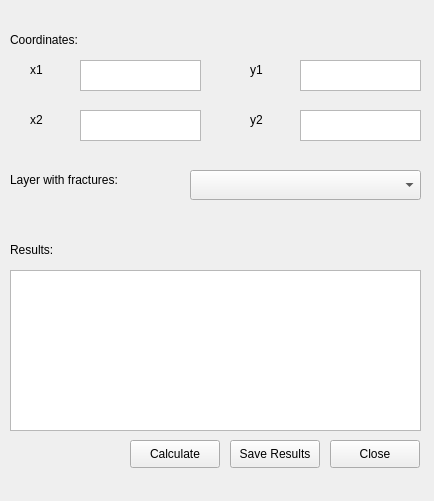
<?xml version="1.0" encoding="UTF-8"?>
<ui version="4.0">
 <class>P21DockWidget</class>
 <widget class="QDockWidget" name="P21DockWidget">
  <property name="geometry">
   <rect>
    <x>0</x>
    <y>0</y>
    <width>434</width>
    <height>501</height>
   </rect>
  </property>
  <property name="windowTitle">
   <string>DockWidget</string>
  </property>
  <widget class="QWidget" name="dockWidgetContents">
   <widget class="QTextEdit" name="textEdit_2">
    <property name="geometry">
     <rect>
      <x>80</x>
      <y>110</y>
      <width>121</width>
      <height>31</height>
     </rect>
    </property>
   </widget>
   <widget class="QTextEdit" name="textEdit">
    <property name="geometry">
     <rect>
      <x>80</x>
      <y>60</y>
      <width>121</width>
      <height>31</height>
     </rect>
    </property>
   </widget>
   <widget class="QLabel" name="label_x2">
    <property name="geometry">
     <rect>
      <x>30</x>
      <y>110</y>
      <width>62</width>
      <height>20</height>
     </rect>
    </property>
    <property name="text">
     <string>x2</string>
    </property>
   </widget>
   <widget class="QTextEdit" name="textEdit_4">
    <property name="geometry">
     <rect>
      <x>300</x>
      <y>110</y>
      <width>121</width>
      <height>31</height>
     </rect>
    </property>
   </widget>
   <widget class="QTextEdit" name="textEdit_3">
    <property name="geometry">
     <rect>
      <x>300</x>
      <y>60</y>
      <width>121</width>
      <height>31</height>
     </rect>
    </property>
   </widget>
   <widget class="QLabel" name="label_7">
    <property name="geometry">
     <rect>
      <x>10</x>
      <y>240</y>
      <width>62</width>
      <height>20</height>
     </rect>
    </property>
    <property name="text">
     <string>Results:</string>
    </property>
   </widget>
   <widget class="QLabel" name="label_y2">
    <property name="geometry">
     <rect>
      <x>250</x>
      <y>110</y>
      <width>62</width>
      <height>20</height>
     </rect>
    </property>
    <property name="text">
     <string>y2</string>
    </property>
   </widget>
   <widget class="QLabel" name="label_y1">
    <property name="geometry">
     <rect>
      <x>250</x>
      <y>60</y>
      <width>62</width>
      <height>20</height>
     </rect>
    </property>
    <property name="text">
     <string>y1</string>
    </property>
   </widget>
   <widget class="QgsMapLayerComboBox" name="mMapLayerComboBoxFractures">
    <property name="geometry">
     <rect>
      <x>190</x>
      <y>170</y>
      <width>231</width>
      <height>30</height>
     </rect>
    </property>
   </widget>
   <widget class="QLabel" name="label">
    <property name="geometry">
     <rect>
      <x>10</x>
      <y>170</y>
      <width>201</width>
      <height>20</height>
     </rect>
    </property>
    <property name="text">
     <string>Layer with fractures:</string>
    </property>
   </widget>
   <widget class="QLabel" name="label_x1">
    <property name="geometry">
     <rect>
      <x>30</x>
      <y>60</y>
      <width>62</width>
      <height>20</height>
     </rect>
    </property>
    <property name="text">
     <string>x1</string>
    </property>
   </widget>
   <widget class="QTextBrowser" name="textBrowser">
    <property name="geometry">
     <rect>
      <x>10</x>
      <y>270</y>
      <width>411</width>
      <height>161</height>
     </rect>
    </property>
   </widget>
   <widget class="QLabel" name="label_6">
    <property name="geometry">
     <rect>
      <x>10</x>
      <y>30</y>
      <width>101</width>
      <height>20</height>
     </rect>
    </property>
    <property name="text">
     <string>Coordinates:</string>
    </property>
   </widget>
   <widget class="QPushButton" name="calculateButton">
    <property name="geometry">
     <rect>
      <x>130</x>
      <y>440</y>
      <width>90</width>
      <height>28</height>
     </rect>
    </property>
    <property name="text">
     <string>Calculate</string>
    </property>
   </widget>
   <widget class="QPushButton" name="saveResultsButton">
    <property name="geometry">
     <rect>
      <x>230</x>
      <y>440</y>
      <width>90</width>
      <height>28</height>
     </rect>
    </property>
    <property name="text">
     <string>Save Results</string>
    </property>
   </widget>
   <widget class="QPushButton" name="closeButton">
    <property name="geometry">
     <rect>
      <x>330</x>
      <y>440</y>
      <width>90</width>
      <height>28</height>
     </rect>
    </property>
    <property name="text">
     <string>Close</string>
    </property>
   </widget>
  </widget>
 </widget>
 <customwidgets>
  <customwidget>
   <class>QgsMapLayerComboBox</class>
   <extends>QComboBox</extends>
   <header>qgsmaplayercombobox.h</header>
  </customwidget>
 </customwidgets>
 <resources/>
 <connections/>
</ui>
